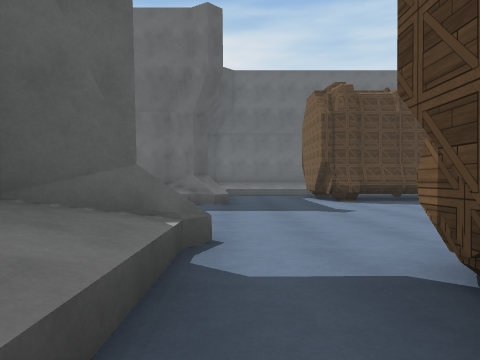
view 1 (above)

22 first-person views from a walk through a scene from a Unity 3-D project. The camera is 1.2 m above the floor, looks level and sees 70° across. The floor is counted in squares, 2 m on a side. Each view is taken from the middle of a square. On the plan, view 1 faces up. The plan holds only what a view shows up to about 10 squares ahead; the rest is blank. The place goes on beyond the plan. The player is left out. Some surface patterns are stand-ins.

view 2
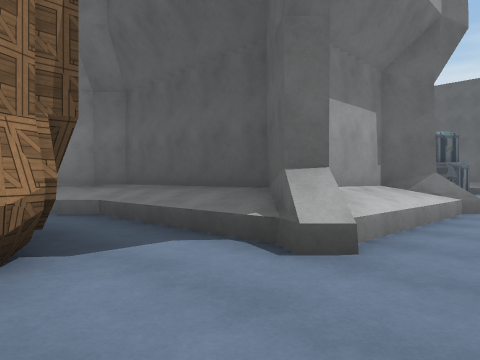

view 3
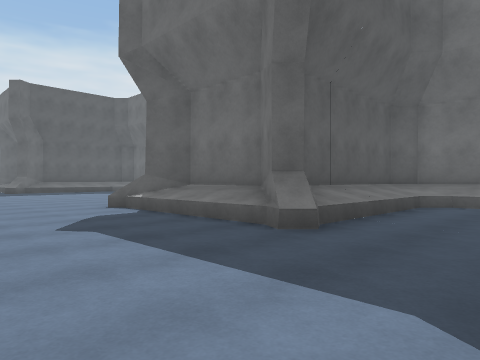

view 4
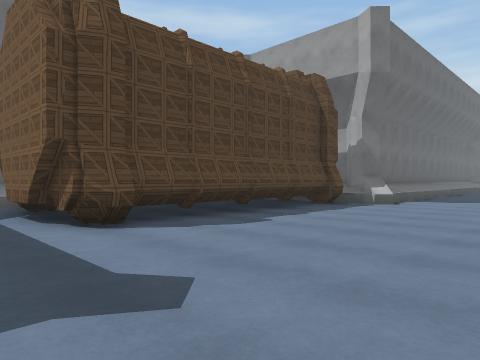

view 5
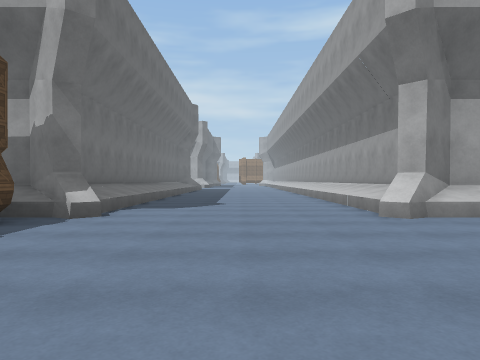

view 6
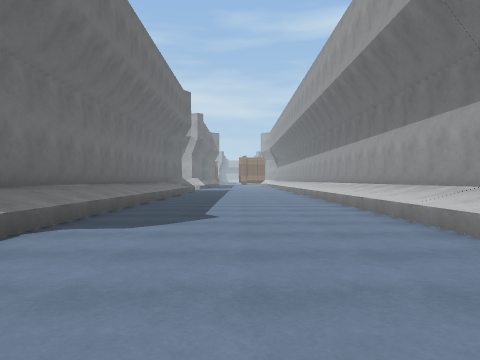

view 7
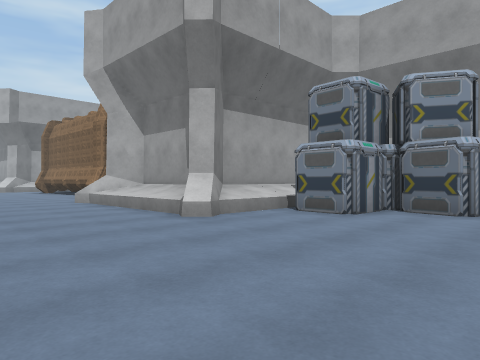

view 8
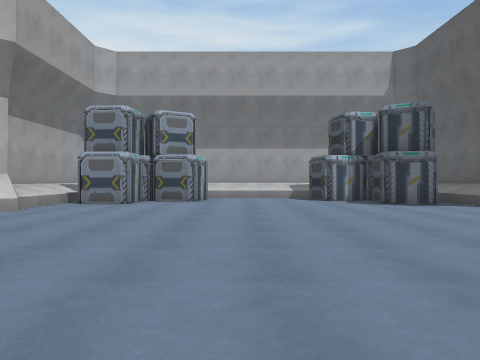

view 9
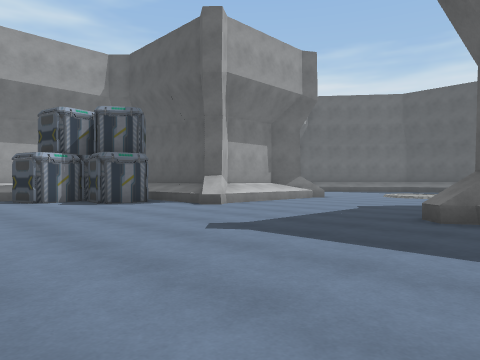

view 10
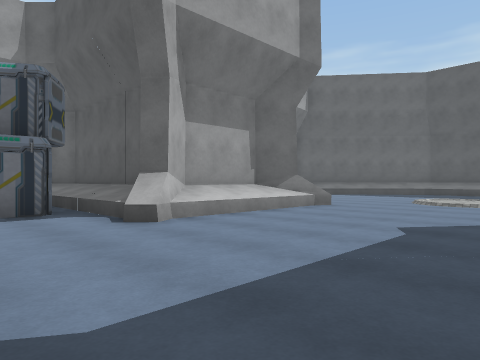

view 11
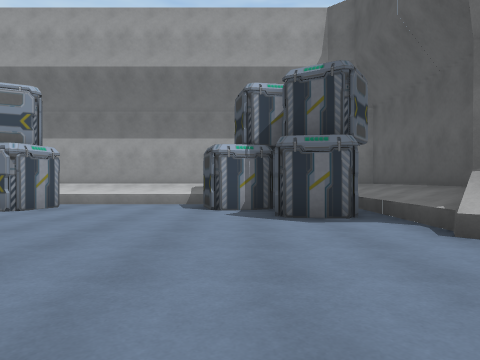

view 12
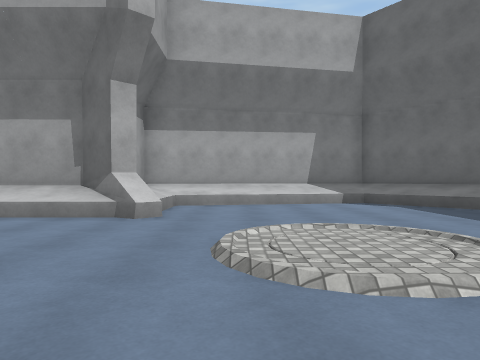

view 13
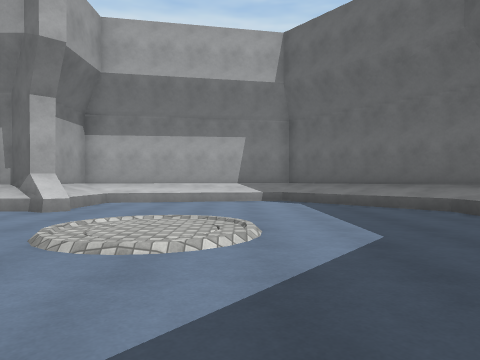

view 14
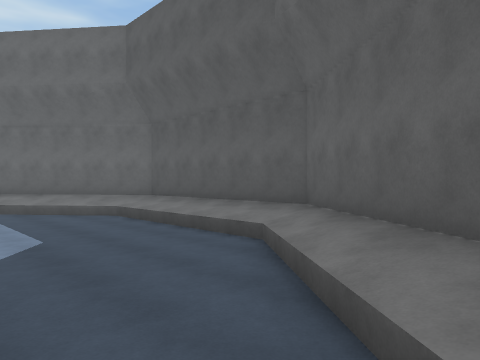

view 15
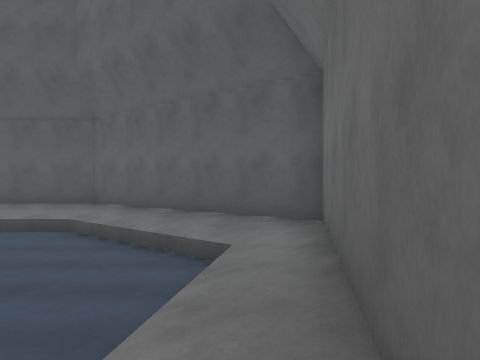

view 16
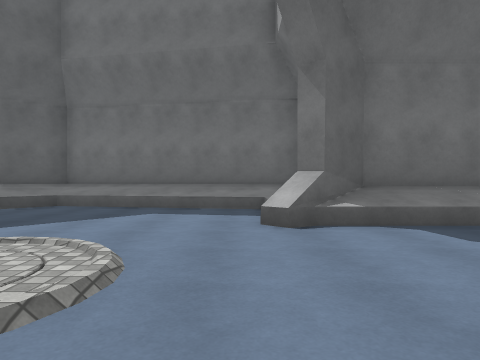

view 17
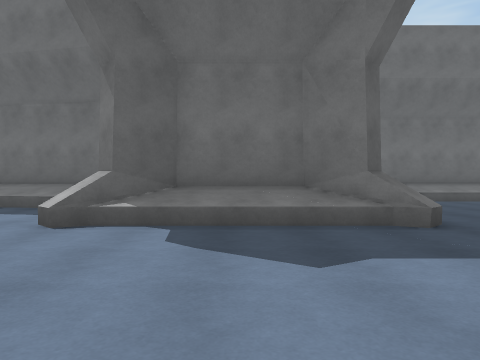

view 18
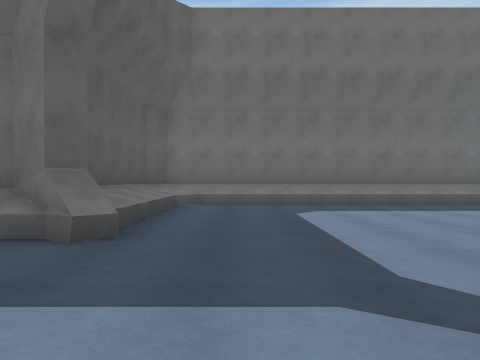

view 19
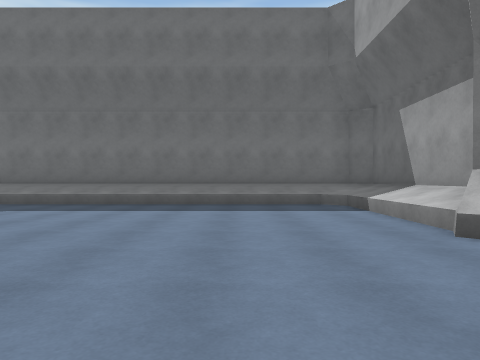

view 20
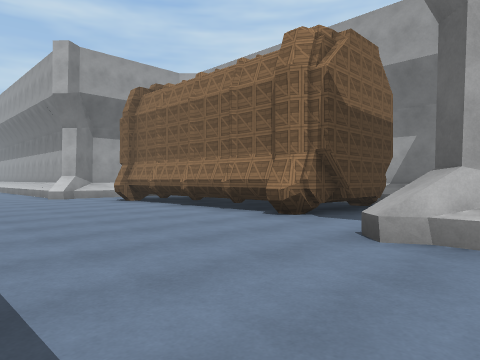

view 21
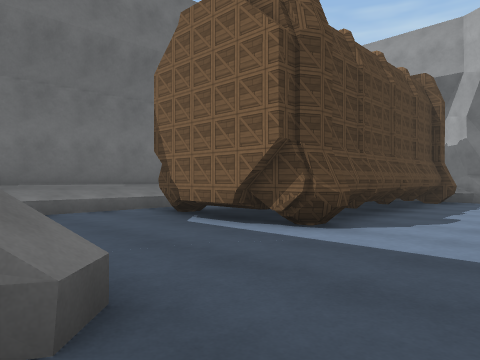

view 22
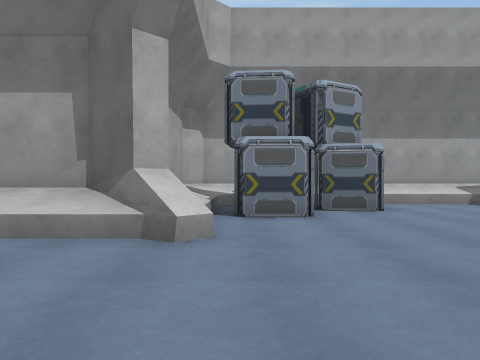

### Floor plan
Key: @ floor where view 1 was taken; # wall or solid block; . floor; / step, stairs or slope; ^ raised ledge; B box.
Columns run from 29 left of view 1 to 17 right of it. Each row starts with its distance up from view 1.
 15             ############## #######
 14             #////////////# #//////
 13    ####^^   #/........../# #/...#
 12   ^//////#  #/........../# #/...#
 11  ^#/..../#  #/........../# #/...#       #
 10  #/......####/........../###/...#######/#######
  9 #/.......#^^^#..........#####..........##//////
  8 #/.............................................
  7 #/...///.......................................
  6 #/..././.......................................
  5 #/...///.......................................
  4 #/.............................................
  3 #/.......#///#..........#///#..........#///////
  2 ^#/......#####..........#####.########.########
  1  ^#/....//###/BB......B#/###/.#        /#
  0   ^//////## #/B##...#BBB/# #/@#
 -1    ####^^   #/ BBB...B B/# #/..#
 -2             #/  ////// //# #////
 -3             ##  ########## #####

Where each view was taken, in squares from view 1:
view 1: 0 up, 0 right, facing up
view 2: 5 up, 2 right, facing down-left
view 3: 5 up, 2 right, facing up-left
view 4: 5 up, 1 right, facing up-right
view 5: 6 up, 4 right, facing right
view 6: 6 up, 7 right, facing right
view 7: 7 up, 10 left, facing down-right
view 8: 10 up, 10 left, facing down
view 9: 10 up, 10 left, facing down-left
view 10: 8 up, 13 left, facing down-left
view 11: 7 up, 13 left, facing down
view 12: 9 up, 22 left, facing down
view 13: 10 up, 24 left, facing down
view 14: 12 up, 24 left, facing down-left
view 15: 12 up, 21 left, facing left
view 16: 4 up, 21 left, facing up
view 17: 4 up, 18 left, facing up
view 18: 5 up, 14 left, facing up
view 19: 5 up, 8 left, facing up
view 20: 7 up, 2 left, facing down-right
view 21: 7 up, 1 left, facing up-right
view 22: 7 up, 6 left, facing down
